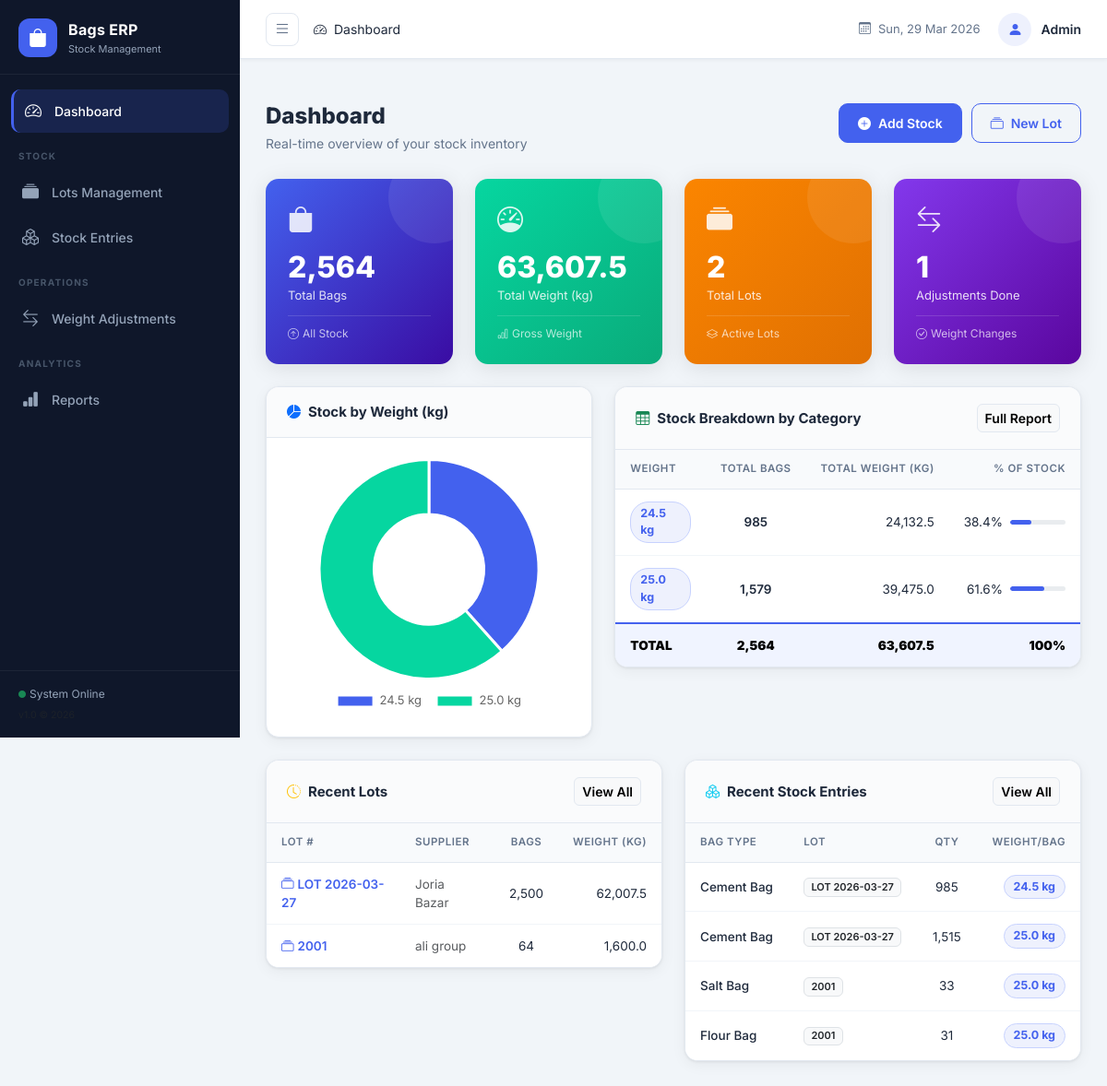
The page / on the database its author committed.
### models.py (models this page shows, shortened)
class Lot(db.Model):
    __tablename__ = 'lots'
    id = db.Column(db.Integer, primary_key=True)
    lot_number = db.Column(db.String(50), unique=True, nullable=False)
    supplier = db.Column(db.String(100))
    date_received = db.Column(db.Date, nullable=False, default=datetime.utcnow)
    notes = db.Column(db.Text)
    created_at = db.Column(db.DateTime, default=datetime.utcnow)
    entries = db.relationship('StockEntry', backref='lot', lazy=True, cascade='all, delete-orphan')
    def total_bags(self):
        return sum(e.quantity for e in self.entries)
    def total_weight(self):
        return sum(e.total_weight for e in self.entries)

class StockEntry(db.Model):
    __tablename__ = 'stock_entries'
    id = db.Column(db.Integer, primary_key=True)
    lot_id = db.Column(db.Integer, db.ForeignKey('lots.id'), nullable=False)
    bag_type = db.Column(db.String(100), nullable=False)
    original_weight = db.Column(db.Float, nullable=False)   # per bag weight when received
    current_weight = db.Column(db.Float, nullable=False)    # per bag weight after adjustment
    quantity = db.Column(db.Integer, nullable=False)
    date_entry = db.Column(db.Date, nullable=False, default=datetime.utcnow)
    notes = db.Column(db.Text)
    created_at = db.Column(db.DateTime, default=datetime.utcnow)
    adjustments = db.relationship('WeightAdjustment', backref='entry', lazy=True, cascade='all, delete-orphan')
    @property
    def total_weight(self):
        return self.current_weight * self.quantity

### app.py (the view)
@app.route('/')
def dashboard():
    total_bags = db.session.query(func.sum(StockEntry.quantity)).scalar() or 0
    total_weight = db.session.query(
        func.sum(StockEntry.current_weight * StockEntry.quantity)
    ).scalar() or 0.0
    total_lots = Lot.query.count()
    total_adjustments = WeightAdjustment.query.count()
    weight_breakdown = db.session.query(
        StockEntry.current_weight,
        func.sum(StockEntry.quantity).label('total_qty'),
        func.sum(StockEntry.current_weight * StockEntry.quantity).label('total_wt')
    ).group_by(StockEntry.current_weight).all()
    recent_entries = StockEntry.query.order_by(StockEntry.created_at.desc()).limit(5).all()
    recent_lots = Lot.query.order_by(Lot.created_at.desc()).limit(5).all()
    return render_template('dashboard.html',
                           total_bags=total_bags,
                           total_weight=round(total_weight, 2),
                           total_lots=total_lots,
                           total_adjustments=total_adjustments,
                           weight_breakdown=weight_breakdown,
                           recent_entries=recent_entries,
                           recent_lots=recent_lots,
                           bag_weights=BAG_WEIGHTS)

### templates/dashboard.html (shortened to what this page needs)
{% extends 'base.html' %}
{% block breadcrumb %}
<i class="bi bi-speedometer2 me-1"></i> Dashboard
{% endblock %}
{% block content %}
<div class="page-header">
  <div>
    <h1 class="page-title">Dashboard</h1>
    <p class="page-subtitle">Real-time overview of your stock inventory</p>
  </div>
  <div class="page-actions">
    <a href="{{ url_for('add_stock') }}" class="btn btn-primary btn-action">
      <i class="bi bi-plus-circle-fill me-2"></i>Add Stock
    </a>
    <a href="{{ url_for('add_lot') }}" class="btn btn-outline-primary btn-action">
      <i class="bi bi-collection me-2"></i>New Lot
    </a>
  </div>
</div>
<div class="row g-4 mb-4">
  <div class="col-xl-3 col-md-6">
    <div class="kpi-card kpi-blue">
      <div class="kpi-icon"><i class="bi bi-bag-fill"></i></div>
      <div class="kpi-body">
        <div class="kpi-value">{{ "{:,}".format(total_bags) }}</div>
        <div class="kpi-label">Total Bags</div>
      </div>
      <div class="kpi-footer">
        <i class="bi bi-arrow-up-circle me-1"></i>All Stock
      </div>
    </div>
  </div>
  <div class="col-xl-3 col-md-6">
    <div class="kpi-card kpi-green">
      <div class="kpi-icon"><i class="bi bi-speedometer"></i></div>
      <div class="kpi-body">
        <div class="kpi-value">{{ "{:,.1f}".format(total_weight) }}</div>
        <div class="kpi-label">Total Weight (kg)</div>
      </div>
      <div class="kpi-footer">
        <i class="bi bi-bar-chart me-1"></i>Gross Weight
      </div>
    </div>
  </div>
  <div class="col-xl-3 col-md-6">
    <div class="kpi-card kpi-orange">
      <div class="kpi-icon"><i class="bi bi-collection-fill"></i></div>
      <div class="kpi-body">
        <div class="kpi-value">{{ total_lots }}</div>
        <div class="kpi-label">Total Lots</div>
      </div>
      <div class="kpi-footer">
        <i class="bi bi-layers me-1"></i>Active Lots
      </div>
    </div>
  </div>
  <div class="col-xl-3 col-md-6">
    <div class="kpi-card kpi-purple">
      <div class="kpi-icon"><i class="bi bi-arrow-left-right"></i></div>
      <div class="kpi-body">
        <div class="kpi-value">{{ total_adjustments }}</div>
        <div class="kpi-label">Adjustments Done</div>
      </div>
      <div class="kpi-footer">
        <i class="bi bi-check-circle me-1"></i>Weight Changes
      </div>
    </div>
  </div>
</div>
<div class="row g-4 mb-4">
  <div class="col-xl-5 col-lg-6">
    <div class="card-custom">
      <div class="card-custom-header">
        <h5 class="card-custom-title">
          <i class="bi bi-pie-chart-fill me-2 text-primary"></i>Stock by Weight (kg)
        </h5>
      </div>
      <div class="card-custom-body">
        {% if weight_breakdown %}
        <div class="chart-wrapper">
          <canvas id="weightPieChart"></canvas>
        </div>
        {% else %}
        <div class="empty-state-sm">
          <i class="bi bi-pie-chart"></i>
          <p>No data yet</p>
        </div>
        {% endif %}
      </div>
    </div>
  </div>
  <div class="col-xl-7 col-lg-6">
    <div class="card-custom">
      <div class="card-custom-header">
        <h5 class="card-custom-title">
          <i class="bi bi-table me-2 text-success"></i>Stock Breakdown by Category
        </h5>
        <a href="{{ url_for('reports') }}" class="btn btn-sm btn-light">Full Report</a>
      </div>
      <div class="card-custom-body p-0">
        {% if weight_breakdown %}
        <div class="table-responsive">
          <table class="table table-custom mb-0">
            <thead>
              <tr>
                <th>Weight</th>
                <th class="text-center">Total Bags</th>
                <th class="text-end">Total Weight (kg)</th>
                <th class="text-end">% of Stock</th>
              </tr>
            </thead>
            <tbody>
              {% set grand_total = weight_breakdown | sum(attribute='total_qty') %}
              {% for row in weight_breakdown %}
              <tr>
                <td>
                  <span class="weight-badge">{{ row.current_weight }} kg</span>
                </td>
                <td class="text-center fw-semibold">{{ "{:,}".format(row.total_qty) }}</td>
                <td class="text-end">{{ "{:,.1f}".format(row.total_wt) }}</td>
                <td class="text-end">
                  {% set pct = (row.total_qty / grand_total * 100) if grand_total > 0 else 0 %}
                  <div class="progress-wrapper">
                    <span>{{ "%.1f"|format(pct) }}%</span>
                    <div class="progress mini-progress">
                      <div class="progress-bar" style="width:{{ pct }}%"></div>
                    </div>
                  </div>
                </td>
              </tr>
              {% endfor %}
            </tbody>
            <tfoot>
              <tr class="table-total-row">
                <td><strong>TOTAL</strong></td>
                <td class="text-center"><strong>{{ "{:,}".format(total_bags) }}</strong></td>
                <td class="text-end"><strong>{{ "{:,.1f}".format(total_weight) }}</strong></td>
                <td class="text-end"><strong>100%</strong></td>
              </tr>
            </tfoot>
          </table>
        </div>
        {% else %}
        <div class="empty-state-sm">
          <i class="bi bi-inbox"></i>
          <p>No stock entries yet. <a href="{{ url_for('add_stock') }}">Add stock now</a></p>
        </div>
        {% endif %}
      </div>
    </div>
  </div>
</div>
<div class="row g-4">
  <div class="col-xl-6">
    <div class="card-custom">
      <div class="card-custom-header">
        <h5 class="card-custom-title">
          <i class="bi bi-clock-history me-2 text-warning"></i>Recent Lots
        </h5>
        <a href="{{ url_for('lots') }}" class="btn btn-sm btn-light">View All</a>
      </div>
      <div class="card-custom-body p-0">
        {% if recent_lots %}
        <div class="table-responsive">
          <table class="table table-custom mb-0">
            <thead>
              <tr>
                <th>Lot #</th>
                <th>Supplier</th>
                <th class="text-center">Bags</th>
                <th class="text-end">Weight (kg)</th>
              </tr>
            </thead>
            <tbody>
              {% for lot in recent_lots %}
              <tr>
                <td>
                  <a href="{{ url_for('lot_detail', lot_id=lot.id) }}" class="lot-link">
                    <i class="bi bi-collection me-1"></i>{{ lot.lot_number }}
                  </a>
                </td>
                <td class="text-muted">{{ lot.supplier or '—' }}</td>
                <td class="text-center">{{ "{:,}".format(lot.total_bags()) }}</td>
                <td class="text-end">{{ "{:,.1f}".format(lot.total_weight()) }}</td>
              </tr>
              {% endfor %}
            </tbody>
          </table>
        </div>
        {% else %}
        <div class="empty-state-sm">
          <i class="bi bi-collection"></i>
          <p>No lots yet. <a href="{{ url_for('add_lot') }}">Create a lot</a></p>
        </div>
        {% endif %}
      </div>
    </div>
  </div>
  <div class="col-xl-6">
    <div class="card-custom">
      <div class="card-custom-header">
        <h5 class="card-custom-title">
          <i class="bi bi-boxes me-2 text-info"></i>Recent Stock Entries
        </h5>
        <a href="{{ url_for('stock_list') }}" class="btn btn-sm btn-light">View All</a>
      </div>
      <div class="card-custom-body p-0">
        {% if recent_entries %}
        <div class="table-responsive">
          <table class="table table-custom mb-0">
            <thead>
              <tr>
                <th>Bag Type</th>
                <th>Lot</th>
                <th class="text-center">Qty</th>
                <th class="text-end">Weight/Bag</th>
              </tr>
            </thead>
            <tbody>
              {% for entry in recent_entries %}
              <tr>
                <td class="fw-medium">{{ entry.bag_type }}</td>
                <td>
                  <span class="badge bg-light text-dark border">{{ entry.lot.lot_number }}</span>
                </td>
                <td class="text-center">{{ "{:,}".format(entry.quantity) }}</td>
                <td class="text-end">
                  <span class="weight-badge">{{ entry.current_weight }} kg</span>
                </td>
              </tr>
              {% endfor %}
            </tbody>
          </table>
        </div>
        {% else %}
        <div class="empty-state-sm">
          <i class="bi bi-bag"></i>
          <p>No entries yet. <a href="{{ url_for('add_stock') }}">Add stock</a></p>
        </div>
        {% endif %}
      </div>
    </div>
  </div>
</div>
{% endblock %}
{% block scripts %}
<script>
{% if weight_breakdown %}
const pieLabels = [{% for r in weight_breakdown %}"{{ r.current_weight }} kg"{% if not loop.last %},{% endif %}{% endfor %}];
const pieData   = [{% for r in weight_breakdown %}{{ r.total_qty }}{% if not loop.last %},{% endif %}{% endfor %}];
const pieColors = ['#4361ee','#06d6a0','#fb8500','#8338ec','#ef233c','#118ab2','#ffd166'];
const ctx = document.getElementById('weightPieChart').getContext('2d');
new Chart(ctx, {
  type: 'doughnut',
  data: {
    labels: pieLabels,
    datasets: [{
      data: pieData,
      backgroundColor: pieColors.slice(0, pieLabels.length),
      borderWidth: 3,
      borderColor: '#fff',
      hoverOffset: 8
    }]
  },
  options: {
    responsive: true,
    maintainAspectRatio: true,
    plugins: {
      legend: {
        position: 'bottom',
        labels: { padding: 16, font: { size: 13, family: 'Inter' } }
      },
      tooltip: {
        callbacks: {
          label: ctx => ` ${ctx.label}: ${ctx.parsed.toLocaleString()} bags`
        }
      }
    }
  }
});
{% endif %}
</script>
{% endblock %}

### templates/base.html (shortened to what this page needs)
<!DOCTYPE html>
<html lang="en">
<head>
  <link href="https://cdn.jsdelivr.net/npm/bootstrap@5.3.2/dist/css/bootstrap.min.css" rel="stylesheet">
  <link href="https://cdn.jsdelivr.net/npm/bootstrap-icons@1.11.3/font/bootstrap-icons.min.css" rel="stylesheet">
  <link href="{{ url_for('static', filename='css/style.css') }}" rel="stylesheet">
</head>
<body>
<div class="sidebar" id="sidebar">
  <div class="sidebar-brand">
    <div class="brand-icon">
      <i class="bi bi-bag-fill"></i>
    </div>
    <div class="brand-text">
      <span class="brand-name">Bags ERP</span>
      <span class="brand-sub">Stock Management</span>
    </div>
  </div>
  <nav class="sidebar-nav">
    <ul class="nav flex-column">
      <li class="nav-item">
        <a class="nav-link {% if request.endpoint == 'dashboard' %}active{% endif %}"
           href="{{ url_for('dashboard') }}">
          <i class="bi bi-speedometer2"></i>
          <span>Dashboard</span>
        </a>
      </li>
      <li class="nav-section-title">STOCK</li>
      <li class="nav-item">
        <a class="nav-link {% if request.endpoint in ['lots','add_lot','lot_detail'] %}active{% endif %}"
           href="{{ url_for('lots') }}">
          <i class="bi bi-collection-fill"></i>
          <span>Lots Management</span>
        </a>
      </li>
      <li class="nav-item">
        <a class="nav-link {% if request.endpoint in ['stock_list','add_stock'] %}active{% endif %}"
           href="{{ url_for('stock_list') }}">
          <i class="bi bi-boxes"></i>
          <span>Stock Entries</span>
        </a>
      </li>
      <li class="nav-section-title">OPERATIONS</li>
      <li class="nav-item">
        <a class="nav-link {% if request.endpoint in ['adjustments','add_adjustment'] %}active{% endif %}"
           href="{{ url_for('adjustments') }}">
          <i class="bi bi-arrow-left-right"></i>
          <span>Weight Adjustments</span>
        </a>
      </li>
      <li class="nav-section-title">ANALYTICS</li>
      <li class="nav-item">
        <a class="nav-link {% if request.endpoint == 'reports' %}active{% endif %}"
           href="{{ url_for('reports') }}">
          <i class="bi bi-bar-chart-fill"></i>
          <span>Reports</span>
        </a>
      </li>
    </ul>
  </nav>
  <div class="sidebar-footer">
    <div class="footer-info">
      <i class="bi bi-circle-fill text-success me-1" style="font-size:0.5rem;"></i>
      System Online
    </div>
    <small class="text-muted">v1.0 &copy; 2026</small>
  </div>
</div>
<div class="main-wrapper" id="mainWrapper">
  <nav class="top-navbar">
    <div class="navbar-left">
      <button class="sidebar-toggle" id="sidebarToggle">
        <i class="bi bi-list"></i>
      </button>
      <div class="page-breadcrumb">
        {% block breadcrumb %}{% endblock %}
      </div>
    </div>
    <div class="navbar-right">
      <div class="navbar-date">
        <i class="bi bi-calendar3"></i>
        <span id="currentDate"></span>
      </div>
      <div class="navbar-user">
        <div class="user-avatar">
          <i class="bi bi-person-fill"></i>
        </div>
        <span>Admin</span>
      </div>
    </div>
  </nav>
  <div class="flash-container">
  </div>
  <div class="content-area">
    {% block content %}{% endblock %}
  </div>
</div>
{% block scripts %}{% endblock %}
</body>
</html>

### rows shown on the page
Lot: lot_number "LOT 2026-03-27", supplier "Joria Bazar"
StockEntry: total_bags "2,500", total_weight "62,007.5", bag_type "Cement Bag", lot.lot_number "LOT 2026-03-27", quantity "1,515", current_weight "25.0"
Lot: lot_number "2001", supplier "ali group"
StockEntry: total_bags "64", total_weight "1,600.0", bag_type "Flour Bag", lot.lot_number "2001", quantity "31", current_weight "25.0"
StockEntry: bag_type "Cement Bag", lot.lot_number "LOT 2026-03-27", quantity "985", current_weight "24.5"
StockEntry: bag_type "Salt Bag", lot.lot_number "2001", quantity "33", current_weight "25.0"

### other values the page prints
{{ "{:,}".format(total_bags) }} "2,564"
{{ "{:,.1f}".format(total_weight) }} "63,607.5"
{{ total_lots }} "2"
{{ total_adjustments }} "1"
{{ row.current_weight }} "24.5" "25.0"
{{ "{:,}".format(row.total_qty) }} "985" "1,579"
{{ "{:,.1f}".format(row.total_wt) }} "24,132.5" "39,475.0"
{{ "%.1f"|format(pct) }} "38.4" "61.6"
chart data {{ r.current_weight }} 24.5, 25.0
chart data {{ r.total_qty }} 985, 1579
